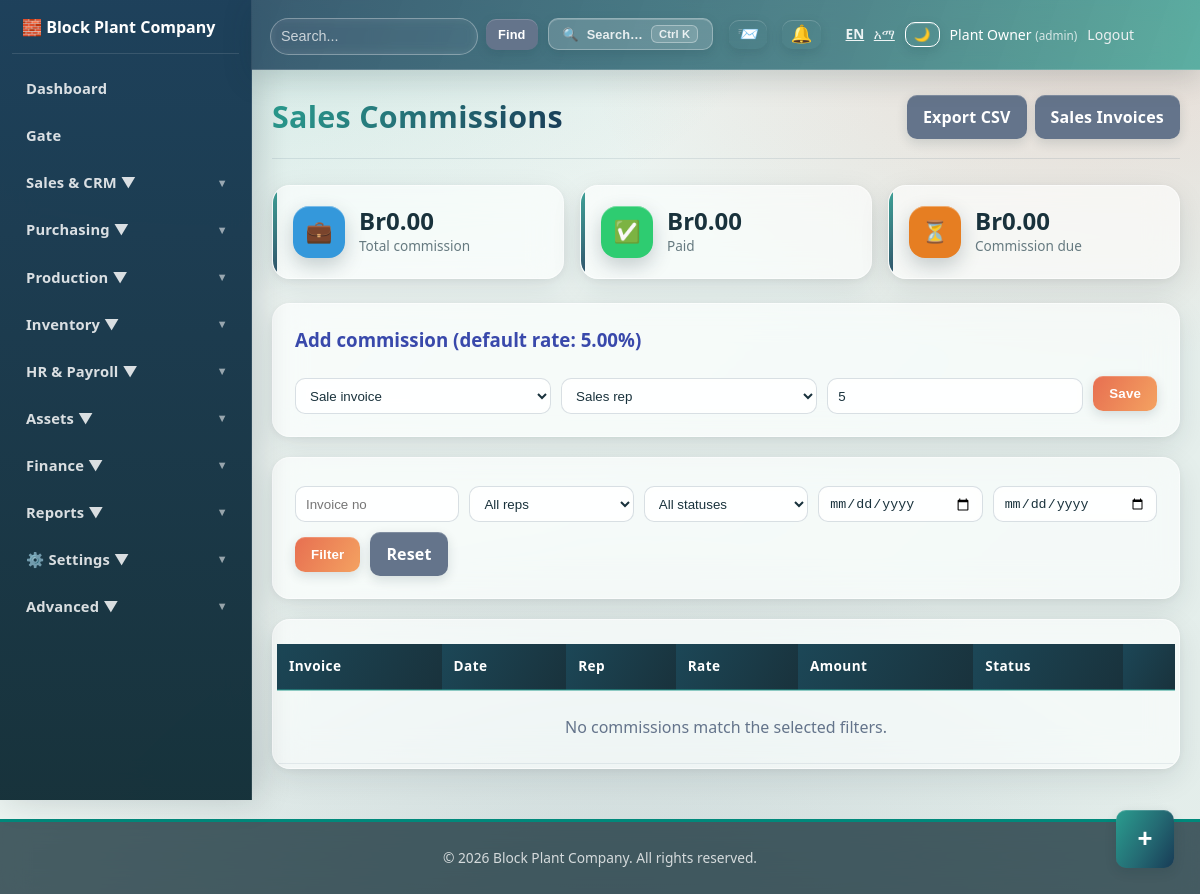
Page /crm/commissions.php (signed in) on the committed database.
### tables this page shows
CREATE TABLE company_settings(id INT AUTO_INCREMENT PRIMARY KEY,company_name VARCHAR(200) NOT NULL,company_name_am VARCHAR(200) NULL,tagline VARCHAR(255) NULL,tagline_am VARCHAR(255) NULL,address TEXT,phone VARCHAR(50),email VARCHAR(100),tax_id VARCHAR(50),logo_path VARCHAR(255),currency VARCHAR(10) DEFAULT 'ETB',currency_symbol VARCHAR(10) DEFAULT 'Br',date_format VARCHAR(20) DEFAULT 'Y-m-d',timezone VARCHAR(50) DEFAULT 'Africa/Addis_Ababa',locale_default VARCHAR(10) DEFAULT 'en',primary_color VARCHAR(20) DEFAULT '#3949ab',secondary_color VARCHAR(20) DEFAULT '#00897b',default_commission_rate DECIMAL(5,2) DEFAULT 5.00,updated_at TIMESTAMP DEFAULT CURRENT_TIMESTAMP ON UPDATE CURRENT_TIMESTAMP);

CREATE TABLE users(id INT AUTO_INCREMENT PRIMARY KEY,name VARCHAR(100) NOT NULL,username VARCHAR(50) UNIQUE NOT NULL,password VARCHAR(255) NOT NULL,role VARCHAR(30) DEFAULT 'admin',department VARCHAR(30) NULL,department_role ENUM('manager','user') NULL,status TINYINT DEFAULT 1,created_at TIMESTAMP DEFAULT CURRENT_TIMESTAMP);

### config/helpers.php (called while the page is built, shortened)
<?php
function e($string) {
    return htmlspecialchars($string, ENT_QUOTES, 'UTF-8');
}
function money($amount) {
    return number_format($amount, 2);
}
function ensure_department_access_schema() {
    static $checked = false;
    if ($checked) {
        return;
    }
    $checked = true;
}
function has_permission($module, $action = 'view') {
    $allowed = ['view' => 'can_view', 'create' => 'can_create', 'edit' => 'can_edit', 'delete' => 'can_delete', 'approve' => 'can_approve'];
    global $pdo;
    try {
        $userStmt = $pdo->prepare("SELECT role, department, department_role FROM users WHERE id = ? AND status = 1");
        $userStmt->execute([$_SESSION['user_id']]);
        $user = $userStmt->fetch();
        $userRole = strtolower(trim((string) $user['role']));
        if (in_array($userRole, ['admin', 'administrator'], true)) {
            return true;
        }
        $col = $allowed[$action];
        $stmt = $pdo->prepare("SELECT {$col} FROM user_permissions WHERE user_id = ? AND module = ?");
        $stmt->execute([$_SESSION['user_id'], $module]);
        $row = $stmt->fetch();
        return $row && (int) $row[$col] === 1;
    } catch (PDOException $e) {
        return false;
    }
}
function currency_symbol() {
    $c = company_settings();
    return $c['currency_symbol'] ?? '$';
}
function company_settings($reload = false) {
    static $cached = null;
    global $pdo;
    if ($cached !== null) {
        return $cached;
    }
    try {
        $cached = $pdo->query("SELECT * FROM company_settings LIMIT 1")->fetch() ?: [];
    } catch (PDOException $e) {
        $cached = [];
    }
    return $cached;
}
function app_lang() {
    $c = company_settings();
    $def = $c['locale_default'] ?? 'en';
    return in_array($def, ['en', 'am'], true) ? $def : 'en';
}
function t($key) {
    static $dict;
    if ($dict === null) {
        $dict = require __DIR__ . '/lang.php';
    }
    $lang = app_lang();
    return $dict[$lang][$key] ?? $dict['en'][$key] ?? $key;
}
function company_display_name() {
    $c = company_settings();
    return $c['company_name'] ?? 'Block Plant ERP';
}
?>

### crm/commissions.php (the view, shortened to what this page needs)
<?php
require_once "../config/database.php";
require_once "../config/helpers.php";
$pageTitle = t('commissions');
$co = company_settings();
$defaultRate = (float) ($co['default_commission_rate'] ?? 5);
$q = trim((string) ($_GET['q'] ?? ''));
$from = trim((string) ($_GET['from'] ?? ''));
$to = trim((string) ($_GET['to'] ?? ''));
$where = [];
$params = [];
$whereSql = $where ? ' WHERE ' . implode(' AND ', $where) : '';
$baseSql = "FROM sales_commissions sc JOIN sales s ON sc.sale_id = s.id JOIN users u ON sc.user_id = u.id";
$rowSql = "SELECT sc.*, s.invoice_no, s.sale_date, u.name AS user_name $baseSql $whereSql ORDER BY sc.created_at DESC LIMIT 1000";
$stmt = $pdo->prepare($rowSql);
$stmt->execute($params);
$rows = $stmt->fetchAll();
$kpiStmt = $pdo->prepare("SELECT COALESCE(SUM(sc.commission_amount),0) AS total, COALESCE(SUM(CASE WHEN sc.payment_status='paid' THEN sc.commission_amount ELSE 0 END),0) AS paid, COALESCE(SUM(CASE WHEN sc.payment_status='pending' THEN sc.commission_amount ELSE 0 END),0) AS pending $baseSql $whereSql");
$kpiStmt->execute($params);
$kpi = $kpiStmt->fetch() ?: ['total' => 0, 'paid' => 0, 'pending' => 0];
$exportQuery = $_GET;
$exportQuery['export'] = 'csv';
$exportUrl = 'commissions.php?' . http_build_query($exportQuery);
require_once "../partials/header.php";
?>
<div class="page-header">
    <h1><?= t('commissions') ?></h1>
    <div class="header-actions">
        <a href="<?= e($exportUrl) ?>" class="btn btn-secondary">Export CSV</a>
        <a href="../sales/index.php" class="btn btn-secondary"><?= t('sales_invoices') ?></a>
    </div>
</div>
<div class="stats-grid">
    <div class="stat-card"><div class="stat-icon" style="background:#3498db;">💼</div><div><div class="stat-value"><?= currency_symbol() . money($kpi['total']) ?></div><div class="stat-label">Total commission</div></div></div>
    <div class="stat-card"><div class="stat-icon" style="background:#2ecc71;">✅</div><div><div class="stat-value"><?= currency_symbol() . money($kpi['paid']) ?></div><div class="stat-label">Paid</div></div></div>
    <div class="stat-card"><div class="stat-icon" style="background:#e67e22;">⏳</div><div><div class="stat-value"><?= currency_symbol() . money($kpi['pending']) ?></div><div class="stat-label"><?= t('commission_due') ?></div></div></div>
</div>
<?php if (has_permission('sales', 'create')): ?>
<div class="panel">
    <h3>Add commission (default rate: <?= number_format($defaultRate, 2) ?>%)</h3>
    <form method="post" class="filter-form">
        <select name="sale_id" required>
            <option value="">Sale invoice</option>
        </select>
        <select name="user_id" required>
            <option value="">Sales rep</option>
        </select>
        <input type="number" step="0.01" name="commission_percentage" value="<?= $defaultRate ?>" required>
        <button type="submit" class="btn btn-accent"><?= t('save') ?></button>
    </form>
</div>
<?php endif; ?>
<div class="panel">
    <form method="get" class="filter-form">
        <input type="text" name="q" value="<?= e($q) ?>" placeholder="Invoice no">
        <select name="rep">
            <option value="">All reps</option>
        </select>
        <select name="status">
            <option value="">All statuses</option>
        </select>
        <input type="date" name="from" value="<?= e($from) ?>">
        <input type="date" name="to" value="<?= e($to) ?>">
        <button type="submit" class="btn btn-accent">Filter</button>
        <a href="commissions.php" class="btn btn-secondary">Reset</a>
    </form>
</div>
<div class="table-container">
    <table class="data-table">
        <thead>
            <tr>
                <th>Invoice</th>
                <th>Date</th>
                <th>Rep</th>
                <th>Rate</th>
                <th>Amount</th>
                <th>Status</th>
                <th></th>
            </tr>
        </thead>
        <tbody>
            <?php if (!$rows): ?>
            <tr><td colspan="7" style="text-align:center;color:#64748b;padding:24px;">No commissions match the selected filters.</td></tr>
            <?php endif; ?>
        </tbody>
    </table>
</div>
<?php require_once "../partials/footer.php"; ?>

### partials/header.php (shortened to what this page needs)
<?php
require_once __DIR__ . "/../config/database.php";
require_once __DIR__ . "/../config/helpers.php";
$stmt = $pdo->prepare("SELECT name, role FROM users WHERE id = ?");
$stmt->execute([$_SESSION["user_id"]]);
$user = $stmt->fetch();
$htmlLang = app_lang() === 'am' ? 'am' : 'en';
$_navIsAdmin = in_array(strtolower(trim((string)($user['role'] ?? ''))), ['admin', 'administrator'], true);
?>
<!doctype html>
<html lang="<?= $htmlLang ?>">
<head>
    <link rel="stylesheet" href="/block_plant/assets/css/style.css">
    <link rel="stylesheet" href="/block_plant/assets/css/advanced.css?v=<?= filemtime(__DIR__ . '/../assets/css/advanced.css') ?>">
    <link rel="stylesheet" href="/block_plant/assets/css/dark-mode.css">
    <link rel="stylesheet" href="/block_plant/assets/css/glass.css?v=<?= filemtime(__DIR__ . '/../assets/css/glass.css') ?>">
    <link rel="stylesheet" href="/block_plant/assets/css/mobile.css?v=<?= filemtime(__DIR__ . '/../assets/css/mobile.css') ?>">
</head>
<body class="theme-advanced">
    <div class="topbar">
        <div class="user-info">
            <form action="/block_plant/dashboard/search.php" method="get" style="display:flex;align-items:center;gap:8px;">
                <input type="text" name="q" placeholder="<?= e(t('search_placeholder')) ?>" style="min-width:220px; padding:8px 10px; border-radius:6px; border:1px solid rgba(255,255,255,0.3); background:rgba(255,255,255,0.12); color:white;">
                <button type="submit" class="btn btn-secondary" style="padding:8px 12px; font-size:0.8rem;"><?= t('find') ?></button>
            </form>
            <button id="cmdkOpen" title="<?= e(t('search_everything')) ?>" style="background:rgba(255,255,255,0.16);border:1px solid rgba(255,255,255,0.30);color:#fff;border-radius:999px;cursor:pointer;padding:6px 14px;font-size:0.8rem;display:flex;align-items:center;gap:8px;margin-right:6px;">
                <span>🔍</span><span style="opacity:.85;"><?= t('search_all') ?></span><span class="cmdk-kbd" style="border-color:rgba(255,255,255,0.35);color:rgba(255,255,255,0.85);background:rgba(255,255,255,0.12);">Ctrl K</span>
            </button>
            <div class="notification-dropdown" style="position:relative; margin-right: 5px;">
                <button id="sysNotifToggle" style="background:transparent;border:none;color:#fff;cursor:pointer;position:relative;padding:4px 8px;font-size:1.1rem;display:flex;align-items:center;">
                    📨
                </button>
            </div>
            <div class="notification-dropdown" style="position:relative; margin-right: 5px;">
                <button id="notifToggle" style="background:transparent;border:none;color:#fff;cursor:pointer;position:relative;padding:4px 8px;font-size:1.1rem;display:flex;align-items:center;">
                    🔔
                </button>
            </div>
            <span style="opacity:0.9;font-size:0.85rem;margin-left:10px;">
                <a href="?lang=en" style="color:#fff;margin-right:6px;<?= app_lang() === 'en' ? 'font-weight:bold;text-decoration:underline;' : '' ?>">EN</a>
                <a href="?lang=am" style="color:#fff;<?= app_lang() === 'am' ? 'font-weight:bold;text-decoration:underline;' : '' ?>">አማ</a>
            </span>
            <button id="themeToggle" title="<?= t('dark_mode') ?>" style="background:transparent;border:1px solid #fff;color:#fff;border-radius:4px;cursor:pointer;padding:4px 8px;">🌙</button>
            <span><?= htmlspecialchars($user['name']) ?> <small style="opacity:.75">(<?= htmlspecialchars($user['role']) ?>)</small></span>
            <a href="/block_plant/auth/logout.php" style="color: #ecf0f1; text-decoration: none;"><?= t('logout') ?></a>
        </div>
    </div>
    <nav class="navbar" id="appSidebar">
        <div class="sidebar-brand">
            <span>🧱 <?= htmlspecialchars(company_display_name()) ?></span>
        </div>
        <ul>
            <?php if (has_permission('dashboard', 'view')): ?>
            <li><a href="/block_plant/dashboard/index.php"><?= t('dashboard') ?></a></li>
            <?php endif; ?>
            <?php if (has_permission('gate', 'view')): ?>
            <li><a href="/block_plant/gate/index.php"><?= t('gate') ?></a></li>
            <?php endif; ?>
            <?php if (has_permission('sales', 'view') || has_permission('crm', 'view') || has_permission('customers', 'view')): ?>
            <li class="dropdown">
                <a href="#"><?= t('sales_crm') ?> ▼</a>
            </li>
            <?php endif; ?>
            <?php if (has_permission('purchases', 'view') || has_permission('suppliers', 'view')): ?>
            <li class="dropdown">
                <a href="#"><?= t('purchasing') ?> ▼</a>
            </li>
            <?php endif; ?>
            <?php if (has_permission('production', 'view')): ?>
            <li class="dropdown">
                <a href="#"><?= t('production') ?> ▼</a>
            </li>
            <?php endif; ?>
            <?php if (has_permission('inventory', 'view')): ?>
            <li class="dropdown">
                <a href="#"><?= t('inventory') ?> ▼</a>
            </li>
            <?php endif; ?>
            <?php if (has_permission('hr', 'view')): ?>
            <li class="dropdown">
                <a href="/block_plant/hr/index.php"><?= t('hr_payroll') ?> ▼</a>
            </li>
            <?php endif; ?>
            <?php if (has_permission('assets', 'view')): ?>
            <li class="dropdown">
                <a href="#"><?= t('assets') ?> ▼</a>
            </li>
            <?php endif; ?>
            <?php if (has_permission('finance', 'view') || has_permission('expenses', 'view')): ?>
            <li class="dropdown">
                <a href="#"><?= t('finance') ?> ▼</a>
            </li>
            <?php endif; ?>
            <?php if (has_permission('reports', 'view')): ?>
            <li class="dropdown">
                <a href="#"><?= t('reports') ?> ▼</a>
            </li>
            <?php endif; ?>
            <li class="dropdown">
                <a href="#">⚙️ <?= t('settings') ?> ▼</a>
            </li>
            <?php if ($_navIsAdmin): ?>
            <li class="dropdown">
                <a href="#"><?= t('advanced') ?> ▼</a>
            </li>
            <?php endif; ?>
        </ul>
    </nav>
    <div class="container">

### partials/footer.php (shortened to what this page needs)
    </div>
    <footer style="background: #2c3e50; color: white; text-align: center; padding: 20px; margin-top: 50px;">
        <?php if (function_exists('company_display_name')): ?>
        <p>&copy; <?= date('Y') ?> <?= htmlspecialchars(company_display_name()) ?>. <?= e(t('all_rights_reserved')) ?></p>
        <?php else: ?>
        <p>&copy; <?= date('Y') ?> Block Plant ERP System. <?= e(t('all_rights_reserved')) ?></p>
        <?php endif; ?>
    </footer>
    <div class="fab-wrap" id="fabWrap">
        <button class="fab-btn" id="fabBtn" title="<?= e(t('quick_actions')) ?>" aria-label="<?= e(t('quick_actions')) ?>">+</button>
    </div>
</body>
</html>

### assets/css/style.css (style rules this page uses)
* { box-sizing:border-box }
body { font-family:Arial;background:#f4f6f9;margin:0;color:#222 }
a.btn,button { background:#1976d2;color:#fff;padding:10px 16px;border:0;border-radius:6px;text-decoration:none;cursor:pointer }
input,select,textarea { width:100%;padding:10px;margin-top:6px;border:1px solid #ddd;border-radius:6px }
table { width:100%;border-collapse:collapse;margin-top:20px }
th,td { padding:10px;border-bottom:1px solid #eee;text-align:left }
th { background:#f1f5f9 }

### assets/css/dark-mode.css (style rules this page uses)
:root { --bg-dark: #121212; --surface-dark: #1e1e1e; --text-primary-dark: #e0e0e0; --text-secondary-dark: #a0a0a0; --border-dark: #333333; }

### rows in the picture
company_settings: q "Search...", locale_default "Find", locale_default "Search…", locale_default "Logout", company_name "Block Plant Company", locale_default "Dashboard", locale_default "Gate", locale_default "Sales & CRM", locale_default "Purchasing", locale_default "Production", locale_default "Inventory", locale_default "HR & Payroll", locale_default "Assets", locale_default "Finance", locale_default "Reports", locale_default "Settings", locale_default "Advanced", locale_default "Sales Commissions", locale_default "Sales Invoices", currency_symbol "Br", locale_default "Commission due", default_commission_rate "5.00", commission_percentage "5", locale_default "Save", locale_default "All rights reserved."
users: name "Plant Owner", role "admin"

### other values in the picture
money($kpi['total']) "0.00"
money($kpi['paid']) "0.00"
money($kpi['pending']) "0.00"
